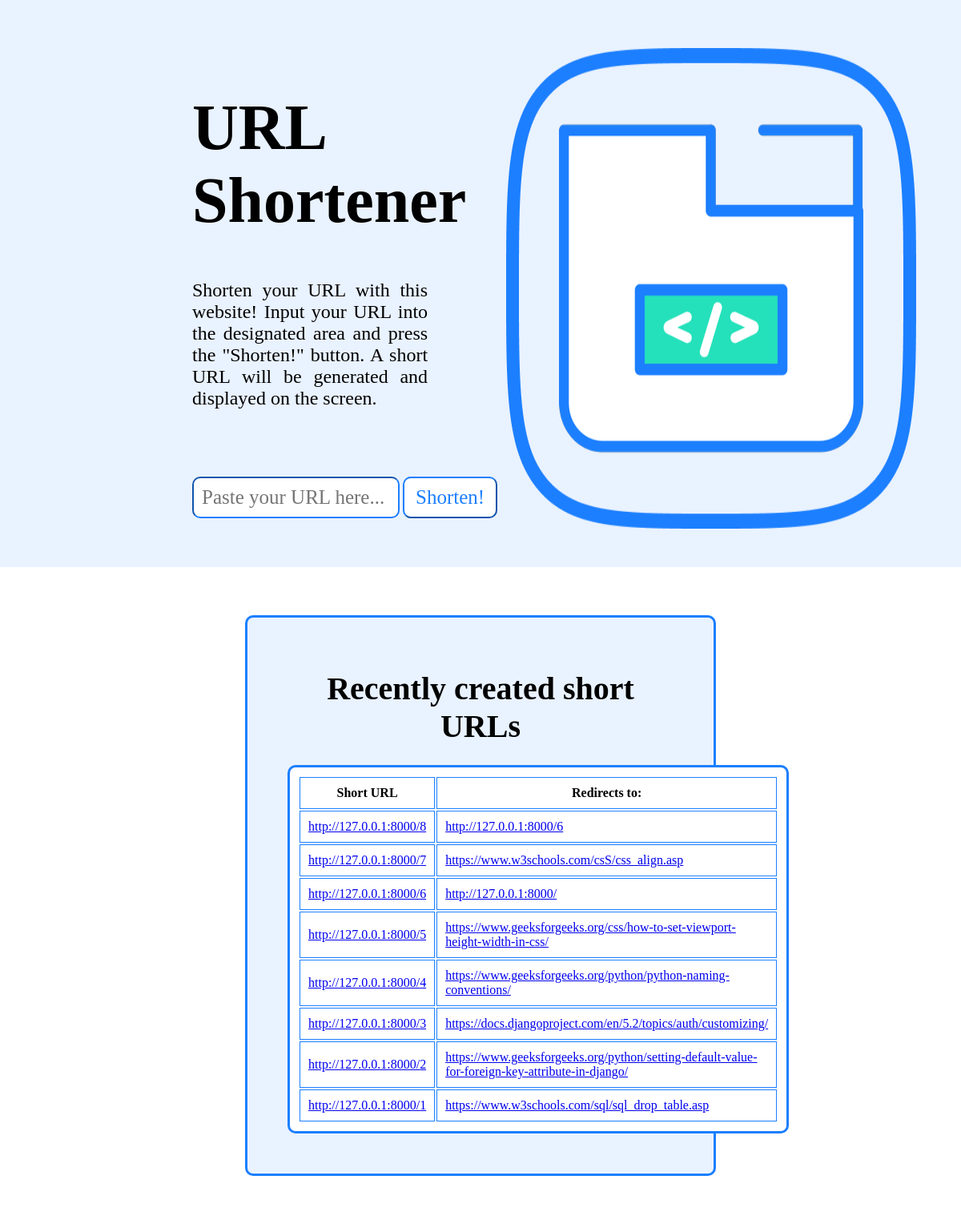
The page / on the database its author committed.
### url_shortener_website/models.py (models this page shows)
class UrlMapping(models.Model):
    id = models.BigAutoField(primary_key=True) # Support massive amounts of entry IDs (for example: 100 million new URLs every day)
    shortcode = models.CharField(unique=True)
    original_url = models.CharField(null=False, unique=True)

### url_shortener_website/views.py (the view, shortened to what this page needs)
# urls.py: path('', url_shortener_view),
def url_shortener_view(request):
    context = {}
    saved_messages = messages.get_messages(request)
    context['latest_urls'] = LatestUrlFactory(latest_url_amount=10).fetch_urls()
    return render('./templates/main_page.html', template_name="main_page.html", context=context)

### url_shortener_website/utils.py (called while the page is built)
    def fetch_urls(self):
        latest_urls = UrlMapping.objects.order_by("-id").values()[:self.latest_url_amount]
        url_json = {}
        for url in latest_urls:
            url_json[url['shortcode']] = url['original_url']
        return url_json # Returns a dictionary containing latest urls

### url_shortener_website/templates/main_page.html (shortened to what this page needs)
{% load static %}
<!DOCTYPE html>
<html lang="en">
  <head>
    <link rel="stylesheet" href="{% static './styles.css' %}" />
  </head>
  <body>
    <div id="mainTitleContainer">
      <div id="mainTitleSubContainer">
        <h1 id="mainHeader">URL Shortener</h1>
        <p id="subText">
          Shorten your URL with this website! Input your URL into the designated
          area and press the "Shorten!" button. A short URL will be generated
          and displayed on the screen.
        </p>
        <div id="interactiveContainer">
          <div id="userInteractionContainer">
            <input id="userInput" placeholder="Paste your URL here..." />
            <button type="button" id="shortenButton">Shorten!</button>
          </div>
        </div>
      </div>
      <img id="urlIcon" src="{% static 'url_icon.png' %}" />
    </div>
    <div id="outputContainer">
    </div>
    <div id="urlsContainerWrapper">
      <div id="latestUrlsContainer">
        <h3 id="latestUrlsText">Recently created short URLs</h3>
        <table id="latestUrlsTable">
          <tr>
            <th>Short URL</th>
            <th>Redirects to:</th>
          </tr>
          {% for shortcode, original_url in latest_urls.items %}
          <tr>
            <td>
              <a href="http://127.0.0.1:8000/{{shortcode}}"
                >http://127.0.0.1:8000/{{shortcode}}</a
              >
            </td>
            <td><a href="{{ original_url }}">{{ original_url }}</a></td>
          </tr>
          {% endfor %}
        </table>
      </div>
    </div>
  </body>
</html>

### url_shortener_website/static/styles.css (style rules this page uses)
body { margin:0px; }
#mainTitleContainer { display: flex; justify-content: space-between; margin: auto; padding-top:5%; padding-left:20%; padding-right: 20%; padding-bottom: 2%; background-color: #e9f2ff; }
#outputContainer { padding-top:1%; padding-left:25%; padding-right: 25%; padding-bottom: 1%; display: flex; align-items: center; justify-content: center; background-color: #e9f2ff; }
#mainHeader { font-family: 'Elure'; font-size: 500%; padding-right: 50px; }
#subText { font-family: 'Elure'; font-size: 150%; text-align: justify; padding-right: 50px; padding-bottom: 50px; width: 75%; }
#shortenButton { font-family:'Elure'; font-size: 50px; transition-duration: 0.4s; color: #1c7fff; background-color: white; width: 30%; border-color: #1c7fff; font-size: 25px; border-radius: 10px; padding: 10px; margin-top: 10px; }
#userInput { width: 60%; border-radius: 10px; padding: 10px; border-color: #1c7fff; font-family:'Elure'; font-size: 25px; }
#userInteractionContainer { height: 75px; }
#urlsContainerWrapper { margin-left: 15%; margin-right: 15%; background-color: white; padding-top:5%; padding-bottom:5%; }
#latestUrlsContainer { margin-left: 15%; margin-right: 15%; border-color:#1c7fff; border-style: solid; border-radius: 10px; align-items: center; justify-content: center; padding-bottom:50px; padding-top:25px; padding-left: 50px; padding-right: 50px; background-color: #e9f2ff; }
#latestUrlsTable { margin-left: auto; margin-right: auto; font-family: 'Elure'; background-color:white; border-color: #1c7fff; border-style: solid; border-radius: 10px; padding: 10px; }
th, td { padding: 10px; border: 1px solid #1c7fff; }
#latestUrlsText { text-align: center; margin-bottom: 25px; font-family: 'Elure'; font-size:40px; }

### rows shown on the page
UrlMapping: latest_urls "http://127.0.0.1:8000/6"
UrlMapping: latest_urls "https://www.w3schools.com/csS/css_align.asp"
UrlMapping: latest_urls "http://127.0.0.1:8000/"
UrlMapping: latest_urls "https://www.geeksforgeeks.org/css/how-to-set-viewport-height-width-in-css/"
UrlMapping: latest_urls "https://www.geeksforgeeks.org/python/python-naming-conventions/"
UrlMapping: latest_urls "https://docs.djangoproject.com/en/5.2/topics/auth/customizing/"
UrlMapping: latest_urls "https://www.geeksforgeeks.org/python/setting-default-value-for-foreign-key-attribute-in-django/"
UrlMapping: latest_urls "https://www.w3schools.com/sql/sql_drop_table.asp"

### other values the page prints
{{ shortcode }} "8" "7" "6" "5" "4" "3" "2" "1"
